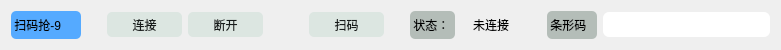
  <widget class="QWidget" name="layoutWidget_9">
   <property name="geometry">
    <rect>
     <x>20</x>
     <y>400</y>
     <width>781</width>
     <height>30</height>
    </rect>
   </property>
   <layout class="QGridLayout" name="gridLayout_9">
    <item row="0" column="2">
     <widget class="QPushButton" name="pb_Connect_9">
      <property name="minimumSize">
       <size>
        <width>75</width>
        <height>25</height>
       </size>
      </property>
      <property name="styleSheet">
       <string notr="true">background: rgb(220, 230, 225);
border-color: rgb(0, 0, 0);
border-radius: 5px;
color:rgb(24, 28, 27);</string>
      </property>
      <property name="text">
       <string>连接</string>
      </property>
     </widget>
    </item>
    <item row="0" column="5">
     <widget class="QPushButton" name="pb_Scan_9">
      <property name="minimumSize">
       <size>
        <width>75</width>
        <height>25</height>
       </size>
      </property>
      <property name="styleSheet">
       <string notr="true">background: rgb(220, 230, 225);
border-color: rgb(0, 0, 0);
border-radius: 5px;
color:rgb(24, 28, 27);</string>
      </property>
      <property name="text">
       <string>扫码</string>
      </property>
     </widget>
    </item>
    <item row="0" column="8">
     <widget class="QLabel" name="lb_State_9">
      <property name="minimumSize">
       <size>
        <width>60</width>
        <height>25</height>
       </size>
      </property>
      <property name="text">
       <string>未连接</string>
      </property>
      <property name="alignment">
       <set>Qt::AlignCenter</set>
      </property>
     </widget>
    </item>
    <item row="0" column="0">
     <widget class="QLabel" name="lb_Scaner_9">
      <property name="minimumSize">
       <size>
        <width>70</width>
        <height>28</height>
       </size>
      </property>
      <property name="styleSheet">
       <string notr="true">border-radius: 5px;
background-color: rgb(85, 170, 255);</string>
      </property>
      <property name="text">
       <string> 扫码抢-9 </string>
      </property>
     </widget>
    </item>
    <item row="0" column="6">
     <spacer name="horizontalSpacer_33">
      <property name="orientation">
       <enum>Qt::Horizontal</enum>
      </property>
      <property name="sizeType">
       <enum>QSizePolicy::Fixed</enum>
      </property>
      <property name="sizeHint" stdset="0">
       <size>
        <width>20</width>
        <height>20</height>
       </size>
      </property>
     </spacer>
    </item>
    <item row="0" column="9">
     <spacer name="horizontalSpacer_34">
      <property name="orientation">
       <enum>Qt::Horizontal</enum>
      </property>
      <property name="sizeType">
       <enum>QSizePolicy::Fixed</enum>
      </property>
      <property name="sizeHint" stdset="0">
       <size>
        <width>20</width>
        <height>20</height>
       </size>
      </property>
     </spacer>
    </item>
    <item row="0" column="3">
     <widget class="QPushButton" name="pb_Disconnect_9">
      <property name="minimumSize">
       <size>
        <width>75</width>
        <height>25</height>
       </size>
      </property>
      <property name="styleSheet">
       <string notr="true">background: rgb(220, 230, 225);
border-color: rgb(0, 0, 0);
border-radius: 5px;
color:rgb(24, 28, 27);</string>
      </property>
      <property name="text">
       <string>断开</string>
      </property>
     </widget>
    </item>
    <item row="0" column="7">
     <widget class="QLabel" name="label_18">
      <property name="minimumSize">
       <size>
        <width>45</width>
        <height>25</height>
       </size>
      </property>
      <property name="styleSheet">
       <string notr="true">border-radius: 5px;
background-color: rgb(180, 189, 184);</string>
      </property>
      <property name="text">
       <string> 状态：</string>
      </property>
     </widget>
    </item>
    <item row="0" column="11">
     <widget class="QLineEdit" name="le_CodeData_9">
      <property name="minimumSize">
       <size>
        <width>75</width>
        <height>25</height>
       </size>
      </property>
      <property name="styleSheet">
       <string notr="true">border-radius: 6px;
</string>
      </property>
     </widget>
    </item>
    <item row="0" column="4">
     <spacer name="horizontalSpacer_35">
      <property name="orientation">
       <enum>Qt::Horizontal</enum>
      </property>
      <property name="sizeType">
       <enum>QSizePolicy::Fixed</enum>
      </property>
      <property name="sizeHint" stdset="0">
       <size>
        <width>40</width>
        <height>20</height>
       </size>
      </property>
     </spacer>
    </item>
    <item row="0" column="1">
     <spacer name="horizontalSpacer_36">
      <property name="orientation">
       <enum>Qt::Horizontal</enum>
      </property>
      <property name="sizeType">
       <enum>QSizePolicy::Fixed</enum>
      </property>
      <property name="sizeHint" stdset="0">
       <size>
        <width>20</width>
        <height>20</height>
       </size>
      </property>
     </spacer>
    </item>
    <item row="0" column="10">
     <widget class="QLabel" name="label_19">
      <property name="minimumSize">
       <size>
        <width>50</width>
        <height>25</height>
       </size>
      </property>
      <property name="styleSheet">
       <string notr="true">border-radius: 5px;
background-color: rgb(180, 189, 184);</string>
      </property>
      <property name="text">
       <string> 条形码</string>
      </property>
     </widget>
    </item>
   </layout>
  </widget>
